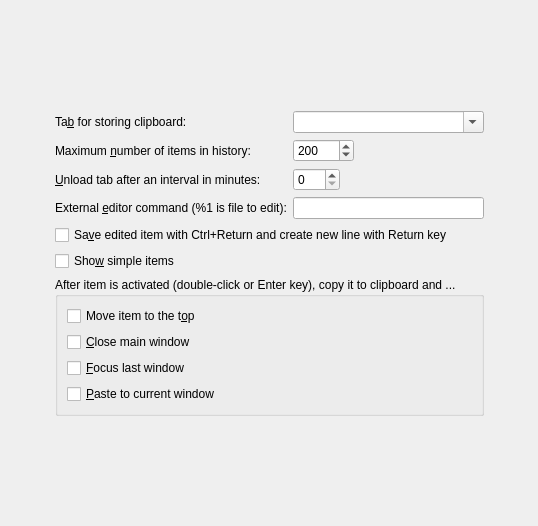
         <widget class="QWidget" name="scrollAreaWidgetContents_2">
          <property name="geometry">
           <rect>
            <x>0</x>
            <y>0</y>
            <width>538</width>
            <height>526</height>
           </rect>
          </property>
          <layout class="QHBoxLayout" name="horizontalLayout_16">
           <item>
            <spacer name="horizontalSpacer_14">
             <property name="orientation">
              <enum>Qt::Horizontal</enum>
             </property>
             <property name="sizeHint" stdset="0">
              <size>
               <width>40</width>
               <height>20</height>
              </size>
             </property>
            </spacer>
           </item>
           <item>
            <layout class="QVBoxLayout" name="verticalLayout_11">
             <item>
              <spacer name="verticalSpacer_5">
               <property name="orientation">
                <enum>Qt::Vertical</enum>
               </property>
               <property name="sizeHint" stdset="0">
                <size>
                 <width>20</width>
                 <height>40</height>
                </size>
               </property>
              </spacer>
             </item>
             <item>
              <layout class="QFormLayout" name="formLayout_2">
               <property name="fieldGrowthPolicy">
                <enum>QFormLayout::AllNonFixedFieldsGrow</enum>
               </property>
               <item row="1" column="0">
                <widget class="QLabel" name="label_4">
                 <property name="text">
                  <string>Maximum &amp;number of items in history:</string>
                 </property>
                 <property name="buddy">
                  <cstring>spinBoxItems</cstring>
                 </property>
                </widget>
               </item>
               <item row="1" column="1">
                <layout class="QHBoxLayout" name="horizontalLayout_7">
                 <item>
                  <widget class="QSpinBox" name="spinBoxItems">
                   <property name="toolTip">
                    <string>Maximum number of items in each tab</string>
                   </property>
                   <property name="maximum">
                    <number>10000</number>
                   </property>
                   <property name="value">
                    <number>200</number>
                   </property>
                  </widget>
                 </item>
                 <item>
                  <spacer name="horizontalSpacer_4">
                   <property name="orientation">
                    <enum>Qt::Horizontal</enum>
                   </property>
                   <property name="sizeHint" stdset="0">
                    <size>
                     <width>40</width>
                     <height>20</height>
                    </size>
                   </property>
                  </spacer>
                 </item>
                </layout>
               </item>
               <item row="2" column="0">
                <widget class="QLabel" name="label_3">
                 <property name="text">
                  <string>&amp;Unload tab after an interval in minutes:</string>
                 </property>
                 <property name="buddy">
                  <cstring>spinBoxExpireTab</cstring>
                 </property>
                </widget>
               </item>
               <item row="2" column="1">
                <layout class="QHBoxLayout" name="horizontalLayout_2">
                 <item>
                  <widget class="QSpinBox" name="spinBoxExpireTab">
                   <property name="toolTip">
                    <string>Unload each tab from memory after specified number of minutes of inactivity.

Set to 0 not to unload tabs.</string>
                   </property>
                   <property name="maximum">
                    <number>480</number>
                   </property>
                  </widget>
                 </item>
                 <item>
                  <spacer name="horizontalSpacer">
                   <property name="orientation">
                    <enum>Qt::Horizontal</enum>
                   </property>
                   <property name="sizeHint" stdset="0">
                    <size>
                     <width>40</width>
                     <height>20</height>
                    </size>
                   </property>
                  </spacer>
                 </item>
                </layout>
               </item>
               <item row="3" column="0">
                <widget class="QLabel" name="label_6">
                 <property name="text">
                  <string>External &amp;editor command (%1 is file to edit):</string>
                 </property>
                 <property name="buddy">
                  <cstring>lineEditEditor</cstring>
                 </property>
                </widget>
               </item>
               <item row="3" column="1">
                <widget class="QLineEdit" name="lineEditEditor">
                 <property name="toolTip">
                  <string>External editor command (%1 is file to edit).
  Examples:
    gedit %1
    notepad %1
    gvim -f %1
    xterm -e vim %1</string>
                 </property>
                 <property name="text">
                  <string/>
                 </property>
                </widget>
               </item>
               <item row="0" column="0">
                <widget class="QLabel" name="label_2">
                 <property name="text">
                  <string>Ta&amp;b for storing clipboard:</string>
                 </property>
                 <property name="buddy">
                  <cstring>comboBoxClipboardTab</cstring>
                 </property>
                </widget>
               </item>
               <item row="0" column="1">
                <widget class="QComboBox" name="comboBoxClipboardTab">
                 <property name="toolTip">
                  <string>Name of tab that will automatically store new clipboard content.

Leave empty to disable automatic storing.</string>
                 </property>
                 <property name="editable">
                  <bool>true</bool>
                 </property>
                </widget>
               </item>
              </layout>
             </item>
             <item>
              <widget class="QCheckBox" name="checkBoxEditCtrlReturn">
               <property name="toolTip">
                <string>Leave unchecked for Return key to save edited item and Ctrl+Return create new line.

Note: Edited items can be saved with F2 disregarding this option.</string>
               </property>
               <property name="text">
                <string>Sa&amp;ve edited item with Ctrl+Return and create new line with Return key</string>
               </property>
              </widget>
             </item>
             <item>
              <widget class="QCheckBox" name="checkBoxShowSimpleItems">
               <property name="toolTip">
                <string>Show single line description of each item.

Use Item Preview to display whole items.</string>
               </property>
               <property name="text">
                <string>Sho&amp;w simple items</string>
               </property>
              </widget>
             </item>
             <item>
              <widget class="QGroupBox" name="groupBox_3">
               <property name="title">
                <string>After item is activated (double-click or Enter key), copy it to clipboard and ...</string>
               </property>
               <layout class="QVBoxLayout" name="verticalLayout_8">
                <item>
                 <widget class="QCheckBox" name="checkBoxMove">
                  <property name="toolTip">
                   <string>Move item to the top of the list after it is activated</string>
                  </property>
                  <property name="text">
                   <string>Move item to the t&amp;op</string>
                  </property>
                 </widget>
                </item>
                <item>
                 <widget class="QCheckBox" name="checkBoxActivateCloses">
                  <property name="toolTip">
                   <string>Close main window after item is activated</string>
                  </property>
                  <property name="text">
                   <string>&amp;Close main window</string>
                  </property>
                 </widget>
                </item>
                <item>
                 <widget class="QCheckBox" name="checkBoxActivateFocuses">
                  <property name="toolTip">
                   <string>Focus last window after item is activated</string>
                  </property>
                  <property name="text">
                   <string>&amp;Focus last window</string>
                  </property>
                 </widget>
                </item>
                <item>
                 <widget class="QCheckBox" name="checkBoxActivatePastes">
                  <property name="toolTip">
                   <string>Paste to current window after item is activated</string>
                  </property>
                  <property name="text">
                   <string>&amp;Paste to current window</string>
                  </property>
                 </widget>
                </item>
               </layout>
              </widget>
             </item>
             <item>
              <spacer name="verticalSpacer_6">
               <property name="orientation">
                <enum>Qt::Vertical</enum>
               </property>
               <property name="sizeHint" stdset="0">
                <size>
                 <width>20</width>
                 <height>40</height>
                </size>
               </property>
              </spacer>
             </item>
            </layout>
           </item>
           <item>
            <spacer name="horizontalSpacer_5">
             <property name="orientation">
              <enum>Qt::Horizontal</enum>
             </property>
             <property name="sizeHint" stdset="0">
              <size>
               <width>40</width>
               <height>20</height>
              </size>
             </property>
            </spacer>
           </item>
          </layout>
         </widget>
